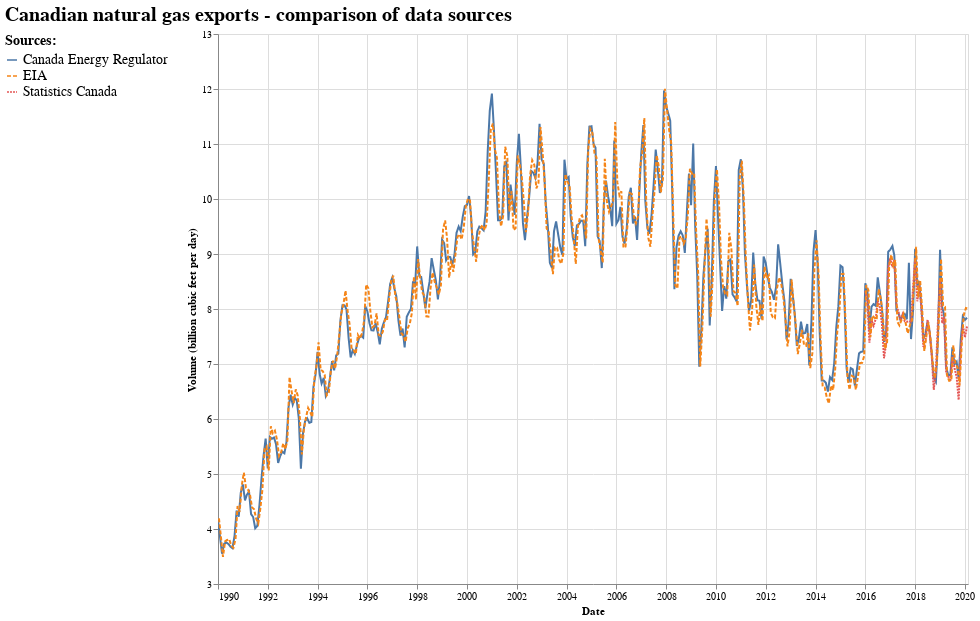

Source (notebook cell):
### Markdown cell above
#### The dashboard has interactive controls. <br /> To zoom in, swipe left on your mouse bar; to zoom out, swipe right. <br /> Double click on the chart area to return to default view.

### Code cell
#Altair dashboard
chart = alt.Chart(can_exports).mark_line().encode(
    alt.X('Date'),
    alt.Y('Volume', scale=alt.Scale(zero=False), 
        axis = alt.Axis(title='Volume (billion cubic feet per day)')),
        color=alt.Color('Source', legend=alt.Legend(title="Sources:", orient="left", 
                                                    labelFontSize = 14,
                                                    labelFont = 'Courier',
                                                    titleFontSize = 14, 
                                                    titleFont = 'Courier'
)),
    strokeDash='Source',
    tooltip = ['Date', 'Volume', 'Source']).properties(
    width = 750,
    height = 550,
    title='Canadian natural gas exports - comparison of data sources').interactive()

chart.configure_title(
    fontSize=20,
    font='Courier',
    anchor='start',
    color='black')

### Figure 1 — Vega-Lite specification as saved in the notebook (floating-point values rounded to 4 significant figures; data arrays with more than 128 entries replaced by an {"elided": "..."} marker saying what was removed)
{"config": {"view": {"continuousWidth": 400, "continuousHeight": 300}, "title": {"anchor": "start", "color": "black", "font": "Courier", "fontSize": 20}}, "data": {"name": "data-33f707a61e71a32e4a4d506a24a3d44e"}, "mark": "line", "encoding": {"color": {"type": "nominal", "field": "Source", "legend": {"labelFont": "Courier", "labelFontSize": 14, "orient": "left", "title": "Sources:", "titleFont": "Courier", "titleFontSize": 14}}, "strokeDash": {"type": "nominal", "field": "Source"}, "tooltip": [{"type": "temporal", "field": "Date"}, {"type": "quantitative", "field": "Volume"}, {"type": "nominal", "field": "Source"}], "x": {"type": "temporal", "field": "Date"}, "y": {"type": "quantitative", "axis": {"title": "Volume (billion cubic feet per day)"}, "field": "Volume", "scale": {"zero": false}}}, "height": 550, "selection": {"selector005": {"type": "interval", "bind": "scales", "encodings": ["x", "y"]}}, "title": "Canadian natural gas exports - comparison of data sources", "width": 750, "$schema": "https://vega.github.io/schema/vega-lite/v4.8.1.json", "datasets": {"data-33f707a61e71a32e4a4d506a24a3d44e": {"elided": "774 records"}}}
